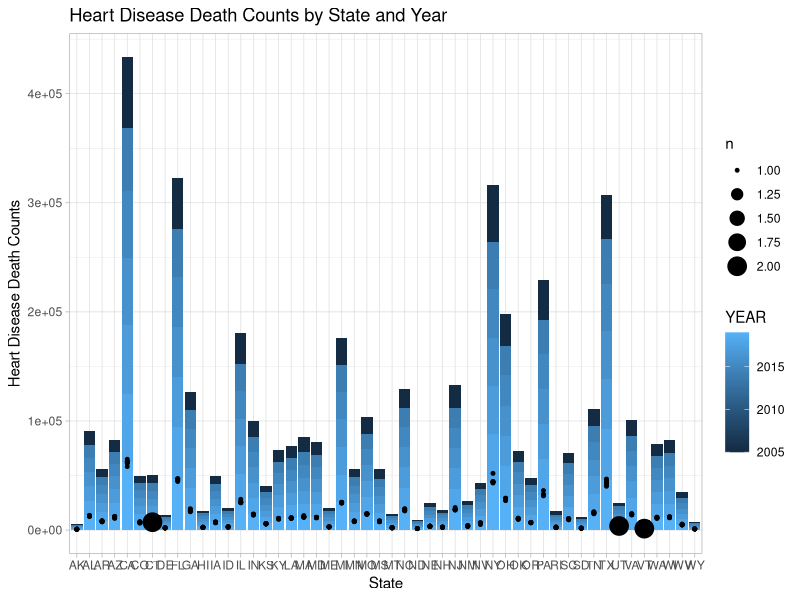
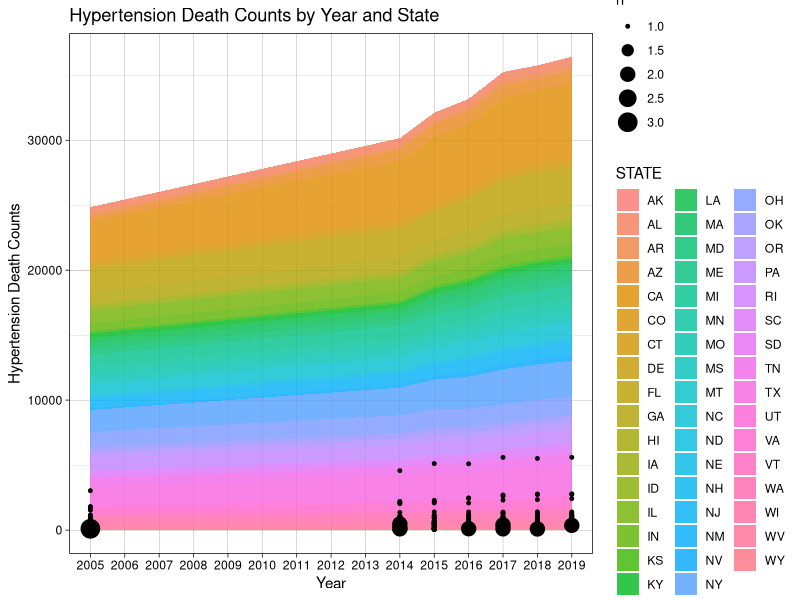
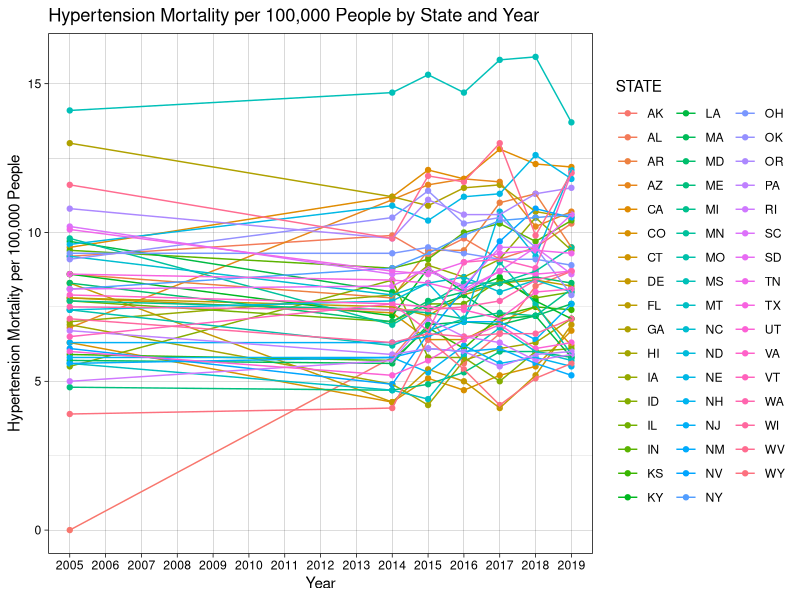

Generate these figures, in order, with R:
## ---- chunk 1
knitr::opts_chunk$set(echo = TRUE, eval = TRUE, fig.align = "center", warning = F, message = F,
tidy=TRUE, tidy.opts=list(width.cutoff=60), R.options=list(max.print=100))
## ---- chunk 2

install.packages('KableExtra', dependencies=TRUE, repos='http://cran.rstudio.com/')

library(kableExtra)
library(tidyverse)
library(dplyr)

Hypertension_mortality_by_state <- read_csv("Hypertension_mortality_by_state.csv")
Heart_disease_mortality_by_state <- read_csv("Heart_disease_mortality_by_state.csv")
## ---- chunk 3
Heart_disease_mortality_by_state <- Heart_disease_mortality_by_state %>% pivot_wider(names_from = STATE, values_from = RATE)
Hypertension_mortality_by_state <- Hypertension_mortality_by_state %>% pivot_wider(names_from = STATE, values_from = RATE)

Heart_disease_mortality_by_state <- Heart_disease_mortality_by_state %>% pivot_longer(4:54, names_to = "STATE", values_to = "Heart_Disease_Mortality_per_100000_People", values_drop_na = TRUE)
Hypertension_mortality_by_state <- Hypertension_mortality_by_state %>% pivot_longer(4:54, names_to = "STATE", values_to = "Hypertension_Mortality_per_100000_People", values_drop_na = TRUE)
## ---- chunk 4
#Cleaning up/removing unnecessary columns
Heart_disease_mortality_by_state <- Heart_disease_mortality_by_state %>% rename(Heart_Disease_Deaths = "DEATHS") %>% select(.,-URL)
Hypertension_mortality_by_state <- Hypertension_mortality_by_state %>% rename(Hypertension_Deaths = "DEATHS") %>% select(.,-URL)

## ---- chunk 5
#Inner Join by STATE and YEAR. The variable that I'm particularly interested in is STATE, but YEAR is also possible.
Mortality_joined <- inner_join(Heart_disease_mortality_by_state, Hypertension_mortality_by_state, by = c("STATE" = "STATE", "YEAR" = "YEAR"))

#Reorganize columns
Mortality_joined <- Mortality_joined[c("YEAR", "STATE", "Heart_Disease_Deaths", "Heart_Disease_Mortality_per_100000_People", "Hypertension_Deaths", "Hypertension_Mortality_per_100000_People")]
## ---- chunk 6
#Number of unique ID's (STATE,YEAR) in each dataset
Heart_disease_mortality_by_state %>% n_distinct()
Hypertension_mortality_by_state %>% n_distinct()
## ---- chunk 7
#Total number of observations in each dataset
Heart_disease_mortality_by_state %>% nrow()
Hypertension_mortality_by_state %>% nrow()
## ---- chunk 8
#ID's (STATE,YEAR) that appear in one dataset but not the other
anti_join(Heart_disease_mortality_by_state, Hypertension_mortality_by_state) %>% n_distinct()
anti_join(Hypertension_mortality_by_state, Heart_disease_mortality_by_state) %>% n_distinct()

#ID's in common
nrow(Mortality_joined)

350-350
## ---- chunk 9
#Core dplyr functions
Mortality_joined %>% filter(STATE == "AL")

Mortality_joined %>% select(STATE,`Heart_Disease_Deaths`)

Mortality_joined %>% arrange(desc('Heart_Disease_Mortality_per_100000_People'))

Mortality_joined %>% group_by(STATE)

Mortality_joined %>% mutate(Heart_Disease_Mortality_per_10000_People = (Heart_Disease_Mortality_per_100000_People)/10)

Mortality_joined %>% mutate(Hypertension_Mortality_per_10000_People = (Hypertension_Mortality_per_100000_People)/10)

Mortality_joined %>% summarize(mean(Heart_Disease_Deaths > 5000))

Mortality_joined %>% filter(str_detect(STATE,"^A"))

## ---- chunk 10
#5 Unique Dplyr Summary Statistics Functions
Mortality_joined %>% summarize_at(c("Heart_Disease_Deaths", "Heart_Disease_Mortality_per_100000_People", "Hypertension_Deaths", "Hypertension_Mortality_per_100000_People"), mean)
  
Mortality_joined %>% summarize_at(c("Heart_Disease_Deaths", "Heart_Disease_Mortality_per_100000_People", "Hypertension_Deaths", "Hypertension_Mortality_per_100000_People"), sd)

Mortality_joined %>% summarize_at(c("Heart_Disease_Deaths", "Heart_Disease_Mortality_per_100000_People", "Hypertension_Deaths", "Hypertension_Mortality_per_100000_People"), min)

Mortality_joined %>% summarize_at(c("Heart_Disease_Deaths", "Heart_Disease_Mortality_per_100000_People", "Hypertension_Deaths", "Hypertension_Mortality_per_100000_People"), max)

Mortality_joined %>% summarize_at(c("Heart_Disease_Deaths", "Heart_Disease_Mortality_per_100000_People", "Hypertension_Deaths", "Hypertension_Mortality_per_100000_People"), median)
## ---- chunk 11
#2 functions using Group by categorical variable
Mortality_joined %>% group_by(STATE, YEAR) %>% summarize_at(c("Heart_Disease_Deaths", "Heart_Disease_Mortality_per_100000_People", "Hypertension_Deaths", "Hypertension_Mortality_per_100000_People"), mean)
  
Mortality_joined %>% group_by(YEAR) %>% summarize_at(c("Heart_Disease_Deaths", "Heart_Disease_Mortality_per_100000_People", "Hypertension_Deaths", "Hypertension_Mortality_per_100000_People"), sd)

#define my own function
Per_10000 <- function(x) {
  value <- x/10
  return(value)
}

Mortality_joined %>% group_by(STATE) %>% summarize(Heart_Disease_Mortality_per_10000_People = Per_10000(Heart_Disease_Mortality_per_100000_People))

#n() inside group_by
Mortality_joined %>% group_by(STATE) %>% summarize(Heart_Disease_and_Hypertension_Count = n())
Mortality_joined %>% group_by(YEAR) %>% summarize(Heart_Disease_and_Hypertension_Count = n())

#table using kable

Mortality_joined %>% group_by(YEAR) %>% summarize_at(c("Heart_Disease_Deaths", "Heart_Disease_Mortality_per_100000_People", "Hypertension_Deaths", "Hypertension_Mortality_per_100000_People"), sd) %>% kbl(caption = "Heart Disease and Hypertension Statistics by Year", col.names = c("Year", "Heart Disease Deaths", "Heart Disease Deaths per 100,000 People", "Hypertension Deaths", "Hypertension Deaths per 100,000 People"), align=rep('c')) %>% kable_material_dark()

#table using pivot_wider that can be used to make a table using kable package
Mortality_joined %>% pivot_wider(names_from = YEAR, values_from = Heart_Disease_Deaths)
## ---- chunk 12
library(ggplot2)
ggplot(Mortality_joined, aes(x = STATE, y = Heart_Disease_Deaths)) + 
  geom_bar(aes(x = STATE, y = Heart_Disease_Deaths, fill = YEAR, position = "fill"), stat = "identity") + 
  geom_count() +
  scale_y_continuous(breaks = seq(0,600000, by = 100000)) + 
  ggtitle("Heart Disease Death Counts by State and Year") + 
  ylab("Heart Disease Death Counts") + 
  xlab("State") +
  theme_light()
## ---- chunk 13

ggplot(Mortality_joined, aes(x=YEAR, y= Hypertension_Deaths)) + 
  geom_area(alpha = 0.8, aes(fill = STATE)) +
  scale_x_discrete(limits = c(2005:2019)) +
  geom_count() +
  ggtitle("Hypertension Death Counts by Year and State") + 
  ylab("Hypertension Death Counts") + 
  xlab("Year") +
  theme_linedraw()
## ---- chunk 14
ggplot(Mortality_joined, aes(x = YEAR, y = Hypertension_Mortality_per_100000_People)) + 
  geom_point(aes(color = STATE)) +
  geom_line(aes(group = STATE, color = STATE), method = "loess", se=F) +
  scale_x_discrete(limits = c(2005:2019)) +
  ggtitle("Hypertension Mortality per 100,000 People by State and Year") + 
  ylab("Hypertension Mortality per 100,000 People") + 
  xlab("Year") +
  theme_linedraw()
